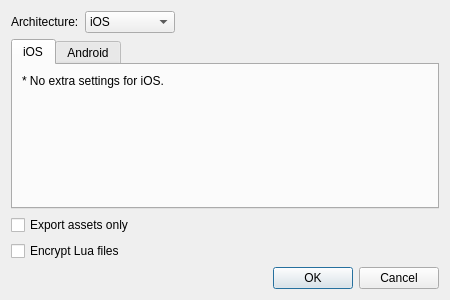
<?xml version="1.0" encoding="UTF-8"?>
<ui version="4.0">
 <class>ExportProjectDialog</class>
 <widget class="QDialog" name="ExportProjectDialog">
  <property name="geometry">
   <rect>
    <x>0</x>
    <y>0</y>
    <width>450</width>
    <height>300</height>
   </rect>
  </property>
  <property name="windowTitle">
   <string>Export Project</string>
  </property>
  <layout class="QVBoxLayout" name="verticalLayout">
   <item>
    <layout class="QHBoxLayout" name="horizontalLayout_2">
     <item>
      <widget class="QLabel" name="label_2">
       <property name="toolTip">
        <string>Defines the target architecture. 

Gideros Studio supports both iOS and Android. Choose your 
target platform to export the application source.</string>
       </property>
       <property name="text">
        <string>Architecture:</string>
       </property>
      </widget>
     </item>
     <item>
      <widget class="QComboBox" name="architecture">
       <property name="minimumSize">
        <size>
         <width>90</width>
         <height>0</height>
        </size>
       </property>
       <item>
        <property name="text">
         <string>iOS</string>
        </property>
       </item>
       <item>
        <property name="text">
         <string>Android</string>
        </property>
       </item>
      </widget>
     </item>
     <item>
      <spacer name="horizontalSpacer_2">
       <property name="orientation">
        <enum>Qt::Horizontal</enum>
       </property>
       <property name="sizeHint" stdset="0">
        <size>
         <width>40</width>
         <height>20</height>
        </size>
       </property>
      </spacer>
     </item>
    </layout>
   </item>
   <item>
    <widget class="QTabWidget" name="architectureTab">
     <property name="toolTip">
      <string>Choose your Android application package name here.</string>
     </property>
     <property name="currentIndex">
      <number>0</number>
     </property>
     <widget class="QWidget" name="tab">
      <attribute name="title">
       <string>iOS</string>
      </attribute>
      <layout class="QVBoxLayout" name="verticalLayout_5">
       <item>
        <widget class="QLabel" name="label_5">
         <property name="text">
          <string>* No extra settings for iOS.</string>
         </property>
         <property name="wordWrap">
          <bool>true</bool>
         </property>
        </widget>
       </item>
       <item>
        <spacer name="verticalSpacer">
         <property name="orientation">
          <enum>Qt::Vertical</enum>
         </property>
         <property name="sizeHint" stdset="0">
          <size>
           <width>20</width>
           <height>41</height>
          </size>
         </property>
        </spacer>
       </item>
      </layout>
     </widget>
     <widget class="QWidget" name="tab_2">
      <attribute name="title">
       <string>Android</string>
      </attribute>
      <layout class="QVBoxLayout" name="verticalLayout_3">
       <item>
        <layout class="QHBoxLayout" name="horizontalLayout_3">
         <item>
          <widget class="QLabel" name="label">
           <property name="toolTip">
            <string>Defines the package name of the Android application. 

Generally speaking, the first 2 package &quot;words&quot; are your 
web address in reverse.

Example: com.giderosmobile.timthetimber</string>
           </property>
           <property name="text">
            <string>Package Name:</string>
           </property>
          </widget>
         </item>
         <item>
          <widget class="QLineEdit" name="packageName">
           <property name="text">
            <string>com.yourdomain.yourapp</string>
           </property>
          </widget>
         </item>
        </layout>
       </item>
       <item>
        <spacer name="verticalSpacer_2">
         <property name="orientation">
          <enum>Qt::Vertical</enum>
         </property>
         <property name="sizeHint" stdset="0">
          <size>
           <width>20</width>
           <height>72</height>
          </size>
         </property>
        </spacer>
       </item>
      </layout>
     </widget>
    </widget>
   </item>
   <item>
    <widget class="QCheckBox" name="assetsOnly">
     <property name="toolTip">
      <string>Only exports Lua codes and assets, and not Java or Xcode source. 

If you make changes to the previous exported project
on the disk, click this option to export only the Lua codes and assets.
</string>
     </property>
     <property name="text">
      <string>Export assets only</string>
     </property>
    </widget>
   </item>
   <item>
    <widget class="QCheckBox" name="encrypt">
     <property name="text">
      <string>Encrypt Lua files</string>
     </property>
    </widget>
   </item>
   <item>
    <widget class="QDialogButtonBox" name="buttonBox">
     <property name="orientation">
      <enum>Qt::Horizontal</enum>
     </property>
     <property name="standardButtons">
      <set>QDialogButtonBox::Cancel|QDialogButtonBox::Ok</set>
     </property>
    </widget>
   </item>
  </layout>
 </widget>
 <resources/>
 <connections>
  <connection>
   <sender>buttonBox</sender>
   <signal>accepted()</signal>
   <receiver>ExportProjectDialog</receiver>
   <slot>accept()</slot>
   <hints>
    <hint type="sourcelabel">
     <x>248</x>
     <y>254</y>
    </hint>
    <hint type="destinationlabel">
     <x>157</x>
     <y>274</y>
    </hint>
   </hints>
  </connection>
  <connection>
   <sender>buttonBox</sender>
   <signal>rejected()</signal>
   <receiver>ExportProjectDialog</receiver>
   <slot>reject()</slot>
   <hints>
    <hint type="sourcelabel">
     <x>316</x>
     <y>260</y>
    </hint>
    <hint type="destinationlabel">
     <x>286</x>
     <y>274</y>
    </hint>
   </hints>
  </connection>
 </connections>
</ui>
